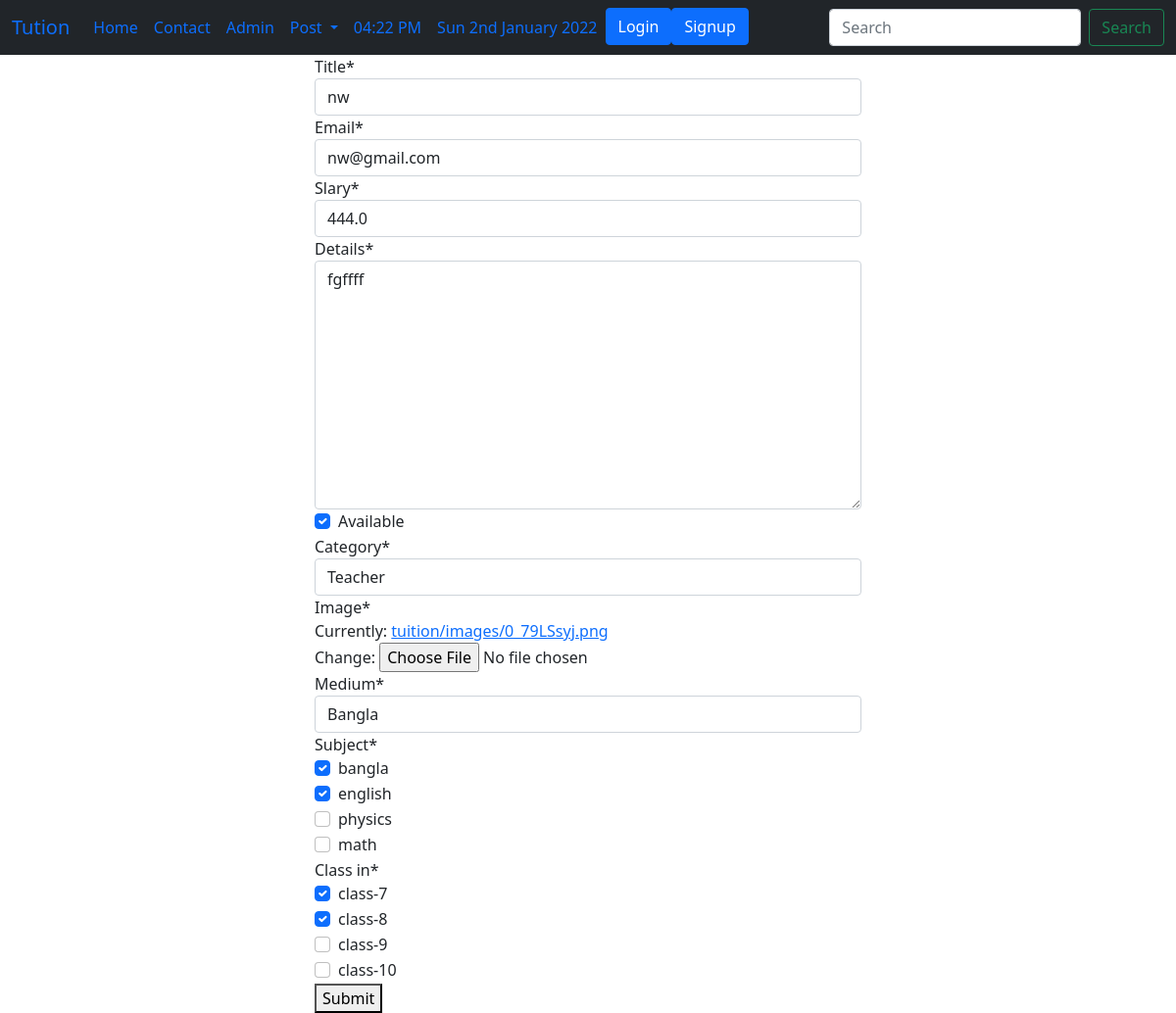
/tuition/edit/45/, run on an earlier commit of the app's database.
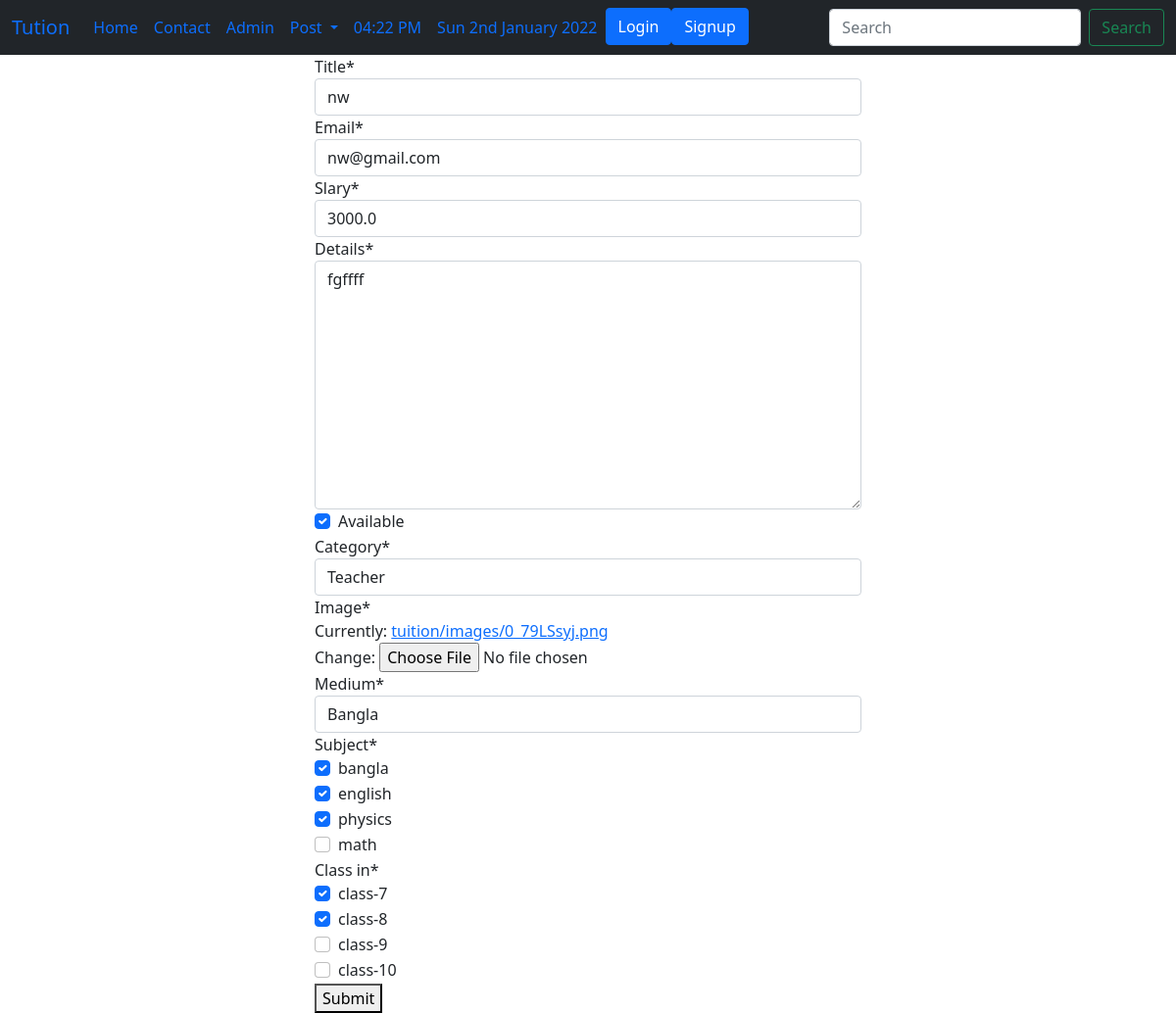
And on a later commit of the database.
### tuition/models.py (models this page shows, shortened)
class Post(models.Model):
    CATEGORY=(
        ('Teacher','Teacher'),
        ('Student','Student'),
    )
    MEDIUM=(
        ('Bangla','Bangla'),
        ('English','English'),
        ('Urdu','Urdu'),
        ('Hinig','Hindi'),
        ('Arabic','Arabic'),
    )
    user = models.ForeignKey(User, on_delete=models.CASCADE, blank=True, null=True)
    id = models.AutoField(primary_key=True)
    title = models.CharField(max_length=100)
    slug = models.CharField(max_length=100, default=title)
    email = models.EmailField()
    slary = models.FloatField()
    details = models.TextField()
    available = models.BooleanField()
    category = models.CharField(max_length=100, choices=CATEGORY)
    created_at = models.DateTimeField(default=now)
    image = models.ImageField(default='tuition/images/default.jpg',upload_to='tuition/images')
    medium = MultiSelectField(max_length=100, max_choices=5, choices=MEDIUM, default= "Bangla")
    subject = models.ManyToManyField(Subject, related_name='subject_set')
    class_in = models.ManyToManyField(Class_in, related_name='class_set')

### tuition/views.py (the view, shortened to what this page needs)
# urls.py: path('edit/<int:pk>/',PostEditView.as_view(),name="edit"),
class PostEditView(UpdateView):
    model=Post
    form_class=PostForm
    template_name='tuition/postcreate.html'

### tuition/forms.py
class PostForm(forms.ModelForm):
    class Meta:
        model = Post
        exclude = ['user','id','created_at','slug',]
        widgets ={
            'class_in': forms.CheckboxSelectMultiple(attrs={
                'multiple': True,
            }),
            'subject': forms.CheckboxSelectMultiple(attrs={
                'multiple': True,
            })
        }

### tuition/models.py (called while the page is built)
    def __str__(self):
        return self.name

    def __str__(self):
        return self.name

### templates/tuition/postcreate.html (shortened to what this page needs)
{% extends 'basic.html' %}
{% block body %}
{% load crispy_forms_tags %}
<div class="container">
    <div class="col-md-6 offset-md-3">
    <form method="post" enctype= "multipart/form-data">
    {{form|crispy}}
    <button type="submit">Submit</button>
    </form>
    </div>
</div>
{% endblock body %}

What changed in the data, as far as the page shows it:
changed Post "nw": slary "444.0" → "3000.0"
Also different on the page:
form field subject: "☑ ☑ ☐ ☐" → "☑ ☑ ☑ ☐"
